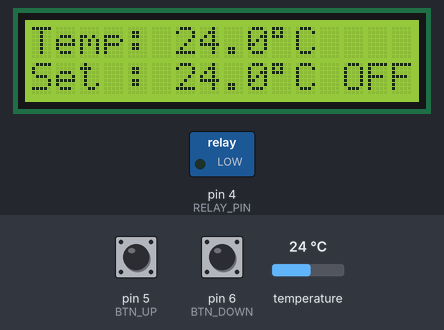
Bench run of a sketch on a simulated Arduino Uno, built with avr-gcc and run on an emulated ATmega328P. Parts: 16×2 character LCD, switched loads named in the sketch (green lamp = pin HIGH). The inputs (shaded band) are chosen by the test bench; at power-on: temperature 24 °C, pin 5 (BTN_UP) HIGH, pin 6 (BTN_DOWN) HIGH. What the sketch prints to the serial monitor is not drawn.

Above: at 2.3 s.
2.4 s: temperature set to 22.2 °C
At 3.9 s:
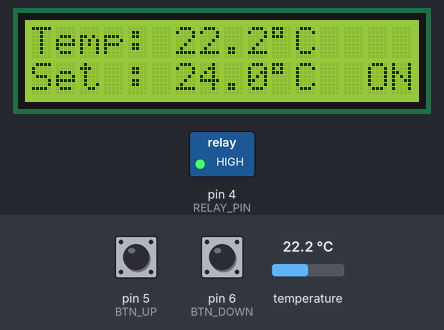
4.2 s: temperature set to 24.6 °C
At 5.7 s:
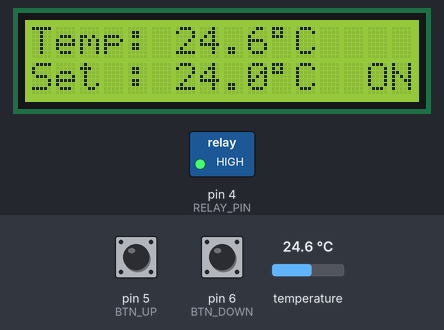
6.2 s: temperature set to 25.6 °C
At 7.3 s:
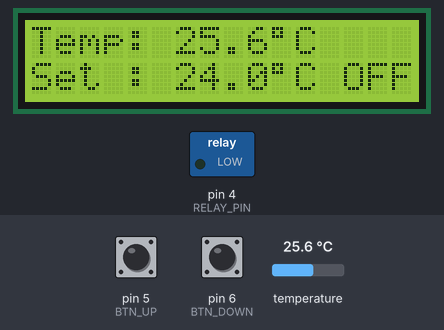
8.2 s: temperature set to 29.2 °C
At 9.9 s:
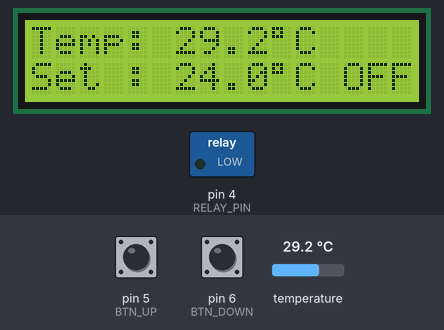
10.2 s: temperature set to 30.5 °C
At 11.5 s:
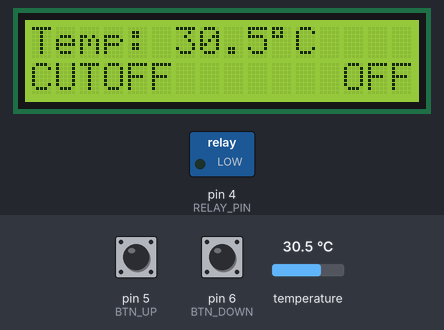
Timing chart, 0 to 13.2 s (numbered marks = the images above; inputs shaded):
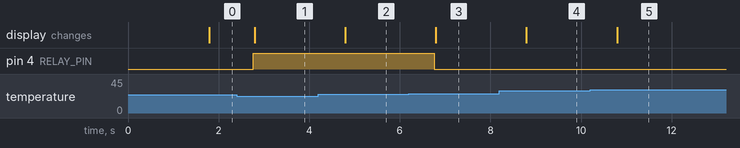

The sketch:

Thermostat.ino
```cpp
#include <OneWire.h>
#include <DallasTemperature.h>
#include <LiquidCrystal_I2C.h>
#include <EEPROM.h>
#include <avr/wdt.h>

// ── Configuration ─────────────────────────────────────────────────────────────
#define ONE_WIRE_BUS     2       // DS18B20 data pin
#define RELAY_PIN        4       // Relay signal pin
#define SETPOINT_DEFAULT 24.0   // Initial setpoint in °C
#define SETPOINT_STEP    0.5    // °C per button press
#define SETPOINT_MIN     5.0    // Lowest permitted setpoint in °C
#define SETPOINT_MAX     29.0   // Highest permitted setpoint (below MAX_SAFE_TEMP)
#define BTN_UP           5      // Up button pin (button to GND, INPUT_PULLUP)
#define BTN_DOWN         6      // Down button pin (button to GND, INPUT_PULLUP)
#define BTN_DEBOUNCE_MS  50UL   // Debounce window in ms
#define HYSTERESIS       1.0    // ±°C band around setpoint
#define MAX_SAFE_TEMP    30.0   // Hard safety cutoff — relay forced off above this
#define READ_INTERVAL    1000UL // ms between temperature reads
#define CONVERSION_MS    750UL  // DS18B20 conversion time at 12-bit resolution
#define LCD_ADDRESS      0x27   // I2C address; try 0x3F if display doesn't respond
#define EEPROM_ADDR      0      // EEPROM address for persisted setpoint (uses 4 bytes)
// ─────────────────────────────────────────────────────────────────────────────

// Active-HIGH relay: HIGH = coil energized (heating ON), LOW = coil released
#define RELAY_ON  HIGH
#define RELAY_OFF LOW

OneWire oneWire(ONE_WIRE_BUS);
DallasTemperature sensors(&oneWire);
LiquidCrystal_I2C lcd(LCD_ADDRESS, 16, 2);

bool     sensorOk            = false;  // set true after first valid reading
bool     sensorError         = false;  // true when most recent read was invalid
bool     conversionRequested = false;
uint32_t lastRequest         = 0;
bool     relayOn             = false;
float    setpointC           = SETPOINT_DEFAULT;  // runtime-adjustable setpoint
float    lastTemp            = 0.0;               // most recent valid temperature
uint32_t lastBtnTime         = 0;                 // debounce timestamp
bool     btnUpArmed          = true;              // ready to accept next UP press
bool     btnDownArmed        = true;              // ready to accept next DOWN press

// Keeps relayOn state variable and hardware pin always in sync
void setRelay(bool on) {
  relayOn = on;
  digitalWrite(RELAY_PIN, on ? RELAY_ON : RELAY_OFF);
}

void updateLCD(float tempC) {
  char buf[8];
  // 3-char relay strings, right-aligned at columns 13-15 of line 1
  const char* relayStr = relayOn ? " ON" : "OFF";

  // Line 0: temperature or sensor error message
  // "Temp:" (5) + buf (5) + °C (2) + "    " (4) = 16 chars
  lcd.setCursor(0, 0);
  if (sensorError) {
    lcd.print(sensorOk ? F("Sensor Lost!    ") : F("No Sensor!      "));
  } else {
    dtostrf(tempC, 5, 1, buf);
    lcd.print(F("Temp:"));
    lcd.print(buf);
    lcd.print((char)0xDF);  // degree symbol
    lcd.print(F("C    "));
  }

  // Line 1: setpoint + relay state, or cutoff warning
  // "Set :" (5) + buf (5) + °C (2) + " " (1) + relay (3) = 16 chars
  // "CUTOFF" (6) + spaces (7 or 8) + relay (3) = 16 chars
  lcd.setCursor(0, 1);
  if (!sensorError && tempC >= MAX_SAFE_TEMP) {
    lcd.print(relayOn ? F("CUTOFF        ON") : F("CUTOFF       OFF"));
  } else {
    dtostrf(setpointC, 5, 1, buf);
    lcd.print(F("Set :"));
    lcd.print(buf);
    lcd.print((char)0xDF);  // degree symbol
    lcd.print(F("C "));
    lcd.print(relayStr);
  }
}

void setup() {
  Serial.begin(115200);
  sensors.begin();
  sensors.setWaitForConversion(false); // async: don't block during conversion
  pinMode(RELAY_PIN, OUTPUT);
  setRelay(false);                     // start with relay off
  pinMode(BTN_UP,   INPUT_PULLUP);
  pinMode(BTN_DOWN, INPUT_PULLUP);

  // Load persisted setpoint from EEPROM; fall back to default if out of range
  float saved;
  EEPROM.get(EEPROM_ADDR, saved);
  if (saved >= SETPOINT_MIN && saved <= SETPOINT_MAX) {
    setpointC = saved;
    Serial.print(F("Setpoint loaded from EEPROM: "));
    Serial.print(setpointC, 1);
    Serial.println(F(" C"));
  } else {
    Serial.println(F("EEPROM setpoint invalid — using default"));
  }

  lcd.init();
  lcd.backlight();
  updateLCD(0.0);                     // show initial state before first read
  wdt_enable(WDTO_4S);               // reset MCU if loop stalls for 4 seconds
}

void loop() {
  wdt_reset();

  uint32_t now = millis();

  // ── Button polling (armed + debounced press and release) ───────────────────
  if (now - lastBtnTime >= BTN_DEBOUNCE_MS) {
    bool curBtnUp   = digitalRead(BTN_UP);
    bool curBtnDown = digitalRead(BTN_DOWN);

    // Re-arm when button is fully released; restart debounce so release
    // bounce cannot immediately trigger a new press
    if (curBtnUp == HIGH && !btnUpArmed) {
      btnUpArmed  = true;
      lastBtnTime = now;
    }
    if (curBtnDown == HIGH && !btnDownArmed) {
      btnDownArmed = true;
      lastBtnTime  = now;
    }

    // Fire once per press while armed
    if (curBtnUp == LOW && btnUpArmed) {
      btnUpArmed  = false;
      lastBtnTime = now;
      setpointC   = min(setpointC + SETPOINT_STEP, (float)SETPOINT_MAX);
      EEPROM.put(EEPROM_ADDR, setpointC);
      Serial.print(F("Setpoint: "));
      Serial.print(setpointC, 1);
      Serial.println(F(" C"));
      updateLCD(lastTemp);
    } else if (curBtnDown == LOW && btnDownArmed) {
      btnDownArmed = false;
      lastBtnTime  = now;
      setpointC    = max(setpointC - SETPOINT_STEP, (float)SETPOINT_MIN);
      EEPROM.put(EEPROM_ADDR, setpointC);
      Serial.print(F("Setpoint: "));
      Serial.print(setpointC, 1);
      Serial.println(F(" C"));
      updateLCD(lastTemp);
    }
  }
  // ───────────────────────────────────────────────────────────────────────────

  // Request a new conversion every READ_INTERVAL ms
  if (!conversionRequested && now - lastRequest >= READ_INTERVAL) {
    sensors.requestTemperatures();
    lastRequest = now;
    conversionRequested = true;
  }

  // Read result once conversion time has elapsed
  if (!conversionRequested || now - lastRequest < CONVERSION_MS) return;
  conversionRequested = false;

  float tempC = sensors.getTempCByIndex(0);

  if (tempC < -55.0 || tempC > 125.0) {
    sensorError = true;
    setRelay(false);  // fail-safe: cut heat
    if (sensorOk) {
      Serial.println(F("ERROR: sensor disconnected - relay forced OFF"));
    } else {
      Serial.println(F("ERROR: no sensor detected - retrying scan"));
      sensors.begin();  // re-scan bus in case sensor was just connected
    }
    updateLCD(0.0);
    return;
  }

  sensorOk    = true;
  sensorError = false;
  lastTemp    = tempC;  // store for immediate LCD refresh on button press

  if (tempC >= MAX_SAFE_TEMP) {
    setRelay(false);
    Serial.println(F("SAFETY CUTOFF: max temperature exceeded - relay forced OFF"));
    updateLCD(tempC);
    return;
  }

  Serial.print(F("Temp: "));
  Serial.print(tempC, 1);
  Serial.println(F(" C"));

  bool desired;
  if (tempC < setpointC - HYSTERESIS) {
    desired = true;
  } else if (tempC > setpointC + HYSTERESIS) {
    desired = false;
  } else {
    desired = relayOn;  // within hysteresis band: maintain current state
  }

  if (desired != relayOn) {
    setRelay(desired);
    Serial.print(F("Relay "));
    Serial.println(relayOn ? F("ON") : F("OFF"));
  }

  updateLCD(tempC);
}
```

Measured:
- the behaviour switches between 23 and 22.9 °C on temperature (found by bisection; images 0 and 1)
- the behaviour switches between 25 and 25.1 °C on temperature (found by bisection; images 2 and 3)
- the behaviour switches between 29.9 and 30 °C on temperature (found by bisection; images 4 and 5)
- after the input at 2.4 s, pin 4 (RELAY_PIN): LOW → HIGH after 0.36 s; the display: changes after 0.39 s (image 1)
- after the input at 4.2 s, the display: changes after 0.59 s (image 2)
- after the input at 6.2 s, pin 4 (RELAY_PIN): HIGH → LOW after 0.56 s; the display: changes after 0.59 s (image 3)
- after the input at 8.2 s, the display: changes after 0.59 s (image 4)
- after the input at 10.2 s, the display: changes after 0.60 s (image 5)
